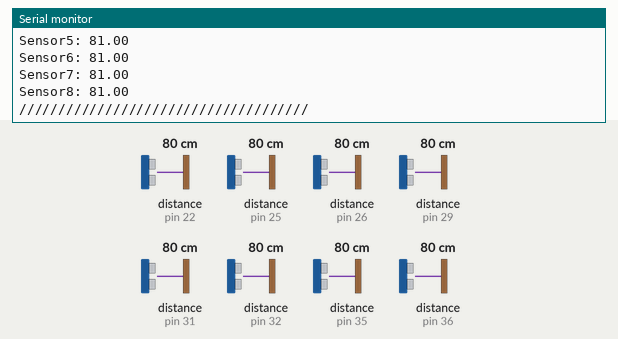
A sketch run on a simulated Arduino Mega 2560, built with avr-gcc and run on an emulated ATmega2560. Parts: the last lines printed to the serial monitor. Inputs (shaded band) come from the test bench; at power-on: distance to the obstacle (sensors on pin 22, pin 25, pin 26, pin 29, pin 31, pin 32, pin 35, pin 36) 80 cm. The echo pulse lasts 58.3 µs per cm.

Above: at 2.9 s.
3.0 s: distance to the obstacle (sensor on pin 22) set to 2 cm
5.9 s: distance to the obstacle (sensor on pin 25) set to 2 cm
8.8 s: distance to the obstacle (sensor on pin 26) set to 35 cm
At 11.9 s:
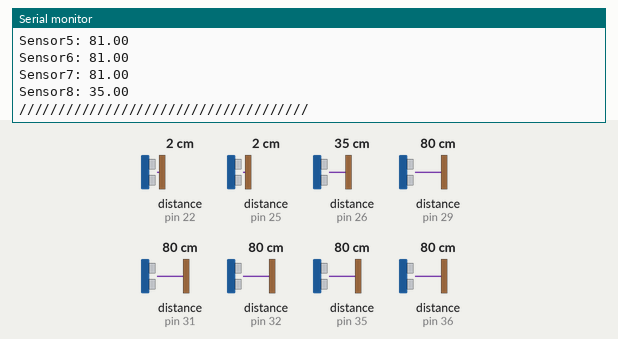
15.1 s: distance to the obstacle (sensor on pin 29) set to 2 cm
18.0 s: distance to the obstacle (sensor on pin 31) set to 2 cm
20.9 s: distance to the obstacle (sensor on pin 32) set to 2 cm
At 22.7 s:
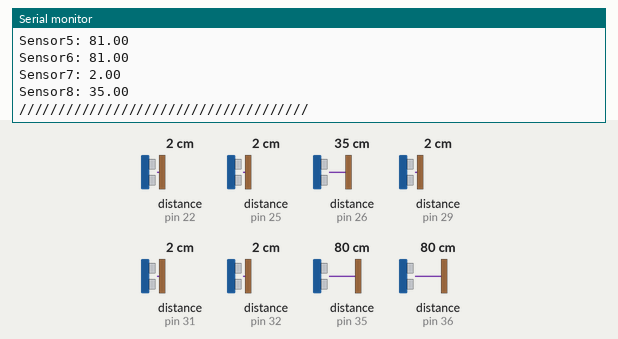
Timing chart, 0 to 24.2 s (numbered marks = the images above; inputs shaded):
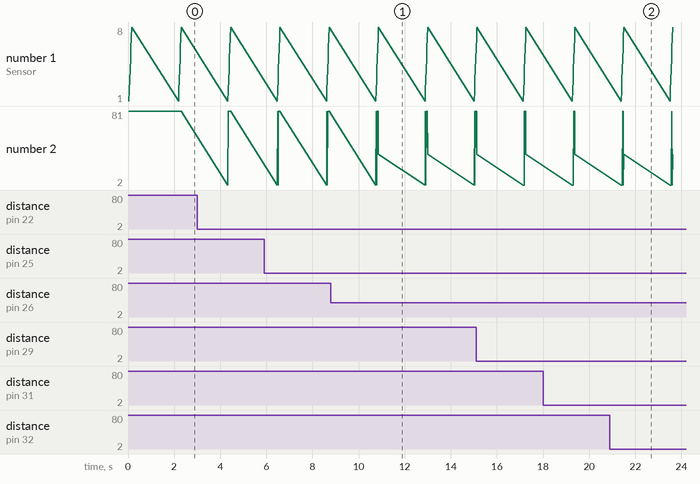

The sketch:

printSensorValues.ino
```cpp
// This uses Serial Monitor to display Range Finder distance readings ghghgh

// Include NewPing Library
#include "NewPing.h"

// Hook up HC-SR04 with Trig to Arduino Pin 9, Echo to Arduino pin 10
#define TRIGGER_PIN_1 24
#define ECHO_PIN_1 22

#define TRIGGER_PIN_2 27
#define ECHO_PIN_2 29

#define TRIGGER_PIN_3 23
#define ECHO_PIN_3 25

#define TRIGGER_PIN_4 33
#define ECHO_PIN_4 31

#define TRIGGER_PIN_5 37
#define ECHO_PIN_5 35

#define TRIGGER_PIN_6 34
#define ECHO_PIN_6 36

#define TRIGGER_PIN_7 30
#define ECHO_PIN_7 32

#define TRIGGER_PIN_8 28
#define ECHO_PIN_8 26

// Maximum distance we want to ping for (in centimeters).
#define MAX_DISTANCE 400

// NewPing setup of pins and maximum distance.
NewPing sonar1(TRIGGER_PIN_1, ECHO_PIN_1, MAX_DISTANCE);
NewPing sonar2(TRIGGER_PIN_2, ECHO_PIN_2, MAX_DISTANCE);
NewPing sonar3(TRIGGER_PIN_3, ECHO_PIN_3, MAX_DISTANCE);
NewPing sonar4(TRIGGER_PIN_4, ECHO_PIN_4, MAX_DISTANCE);
NewPing sonar5(TRIGGER_PIN_5, ECHO_PIN_5, MAX_DISTANCE);
NewPing sonar6(TRIGGER_PIN_6, ECHO_PIN_6, MAX_DISTANCE);
NewPing sonar7(TRIGGER_PIN_7, ECHO_PIN_7, MAX_DISTANCE);
NewPing sonar8(TRIGGER_PIN_8, ECHO_PIN_8, MAX_DISTANCE);
float duration, distance1, distance2, distance3, distance4, distance5, distance6, distance7, distance8;


void setup() {
  // put your setup code here, to run once:
  Serial.begin(9600);
}

void loop() {
  // put your main code here, to run repeatedly:
  distance1 = sonar1.ping_cm();
    distance2 = sonar2.ping_cm();
    distance3 = sonar3.ping_cm();
    distance4 = sonar4.ping_cm();
    distance5 = sonar5.ping_cm();
    distance6 = sonar6.ping_cm();
    distance7 = sonar7.ping_cm();
    distance8 = sonar8.ping_cm();

    Serial.print("Sensor1: ");
    Serial.println(distance1);
    Serial.print("Sensor2: ");
    Serial.println(distance2);
    Serial.print("Sensor3: ");
    Serial.println(distance3);
    Serial.print("Sensor4: ");
    Serial.println(distance4);
    Serial.print("Sensor5: ");
    Serial.println(distance5);
    Serial.print("Sensor6: ");
    Serial.println(distance6);
    Serial.print("Sensor7: ");
    Serial.println(distance7);
    Serial.print("Sensor8: ");
    Serial.println(distance8);
    Serial.println("/////////////////////////////////////");
    delay(2000);
}
```

Measured:
- after the input at 8.8 s, the serial monitor: prints a new line after 2.1 s (image 1)
- after the input at 20.9 s, the serial monitor: prints a new line after 0.59 s (image 2)
